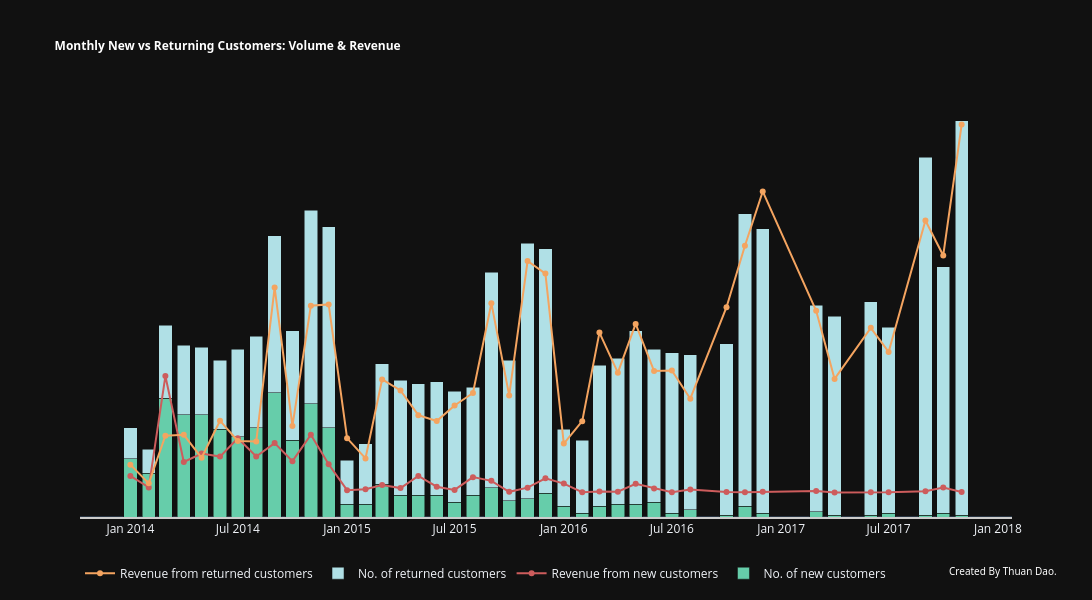

This figure's notebook cell:
### Code cell
def plot_new_vs_returning_customers(
    df=data_timeseries,
    new_count_col="new_cus_count",
    new_value_col="new_cus_sales",
    return_count_col="return_cus_count",
    return_value_col="return_cus_sales",
    title="Monthly New vs Returning Customers: Volume & Revenue",
    name = "Revenue"
):
    """
    Plot monthly new vs returning customers:
    - Bar chart: number of customers
    - Line chart: revenue/quantity/discount/profit/spend
    using dual y-axes.
    """

    fig = go.Figure()

    # New customers - count (bar)
    fig.add_trace(
        go.Bar(
            x = df["year_month"].astype(str),
            y = df[new_count_col],
            name = "No. of new customers",
            marker_color = "mediumaquamarine"
        )
    )

    # New customers - revenue/quantity/discount/profit/spend (line)
    fig.add_trace(
        go.Scatter(
            x = df["year_month"].astype(str),
            y = df[new_value_col],
            name = f"{name} from new customers",
            yaxis = "y2",
            marker_color = "indianred",
            mode="lines+markers"
        )
    )

    # Returning customers - count (bar)
    fig.add_trace(
        go.Bar(
            x = df["year_month"].astype(str),
            y = df[return_count_col],
            name = "No. of returned customers",
            marker_color = "powderblue"
        )
    )

    # Returning customers - revenue/quantity/discount/profit/spend (line)
    fig.add_trace(
        go.Scatter(
            x = df["year_month"].astype(str),
            y = df[return_value_col],
            name = f"{name} from returned customers",
            yaxis = "y2",
            marker_color = "sandybrown",
            mode="lines+markers"
        )
    )

    # Layout
    fig.update_layout(
        title=dict(text=f"<b>{title}</b>", font=dict(size=12, family="Segoe UI", color="white")),
        barmode = "stack",
        yaxis = dict(side = "left", showgrid = False, zeroline = True, showline = False, showticklabels = False),
        yaxis2 = dict(side = "right", overlaying = "y", showgrid = False, zeroline = False, showline = False, showticklabels = False),
        xaxis = dict(showline = True, linecolor = "rgb(204, 204, 204)", linewidth = 2),
        legend = dict(orientation="h"),
        hovermode = "x unified",
        annotations=[dict(text="Created By Thuan Dao.", xref="paper", yref="paper", x=1.05, y=-0.15, 
        showarrow=False, font=dict(size=10, color="white", family="Segoe UI"))],
        template="plotly_dark",
        width=1500,
        height=600
    )
    fig.show()

# Sales
plot_new_vs_returning_customers()

### Figure 1 — Plotly figure (JSON) as saved in the notebook; plotly's stock layout.template omitted (floating-point values rounded to 4 significant figures)
{"data": [{"marker": {"color": "mediumaquamarine"}, "name": "No. of new customers", "type": "bar", "x": ["2014-01", "2014-02", "2014-03", "2014-04", "2014-05", "2014-06", "2014-07", "2014-08", "2014-09", "2014-10", "2014-11", "2014-12", "2015-01", "2015-02", "2015-03", "2015-04", "2015-05", "2015-06", "2015-07", "2015-08", "2015-09", "2015-10", "2015-11", "2015-12", "2016-01", "2016-02", "2016-03", "2016-04", "2016-05", "2016-06", "2016-07", "2016-08", "2016-10", "2016-11", "2016-12", "2017-03", "2017-04", "2017-06", "2017-07", "2017-09", "2017-10", "2017-11"], "y": [32, 24, 65, 56, 56, 48, 44, 49, 68, 42, 62, 49, 7, 7, 18, 12, 12, 12, 8, 12, 16, 9, 10, 13, 6, 2, 6, 7, 7, 8, 2, 4, 1, 6, 2, 3, 1, 1, 2, 1, 2, 1]}, {"marker": {"color": "indianred"}, "mode": "lines+markers", "name": "Revenue from new customers", "type": "scatter", "x": ["2014-01", "2014-02", "2014-03", "2014-04", "2014-05", "2014-06", "2014-07", "2014-08", "2014-09", "2014-10", "2014-11", "2014-12", "2015-01", "2015-02", "2015-03", "2015-04", "2015-05", "2015-06", "2015-07", "2015-08", "2015-09", "2015-10", "2015-11", "2015-12", "2016-01", "2016-02", "2016-03", "2016-04", "2016-05", "2016-06", "2016-07", "2016-08", "2016-10", "2016-11", "2016-12", "2017-03", "2017-04", "2017-06", "2017-07", "2017-09", "2017-10", "2017-11"], "y": [5307.0, 1611.0, 37430.0, 9779.0, 12510.0, 11530.0, 17410.0, 11540.0, 15860.0, 10050.0, 18550.0, 9058.0, 723.6, 1016.0, 2370.0, 1390.0, 5276.0, 1834.0, 809.8, 4912.0, 3722.0, 191.2, 1538.0, 4531.0, 2834.0, 46.54, 309.9, 232.0, 2797.0, 1283.0, 57.88, 974.2, 98.16, 61.96, 188.1, 458.7, 4.419, 47.98, 73.99, 395.9, 1548.0, 128.1], "yaxis": "y2"}, {"marker": {"color": "powderblue"}, "name": "No. of returned customers", "type": "bar", "x": ["2014-01", "2014-02", "2014-03", "2014-04", "2014-05", "2014-06", "2014-07", "2014-08", "2014-09", "2014-10", "2014-11", "2014-12", "2015-01", "2015-02", "2015-03", "2015-04", "2015-05", "2015-06", "2015-07", "2015-08", "2015-09", "2015-10", "2015-11", "2015-12", "2016-01", "2016-02", "2016-03", "2016-04", "2016-05", "2016-06", "2016-07", "2016-08", "2016-10", "2016-11", "2016-12", "2017-03", "2017-04", "2017-06", "2017-07", "2017-09", "2017-10", "2017-11"], "y": [17, 13, 40, 38, 37, 38, 48, 50, 86, 60, 106, 110, 24, 33, 66, 63, 61, 62, 61, 59, 118, 77, 140, 134, 42, 40, 77, 80, 95, 84, 88, 85, 94, 160, 156, 113, 109, 117, 102, 196, 135, 216]}, {"marker": {"color": "sandybrown"}, "mode": "lines+markers", "name": "Revenue from returned customers", "type": "scatter", "x": ["2014-01", "2014-02", "2014-03", "2014-04", "2014-05", "2014-06", "2014-07", "2014-08", "2014-09", "2014-10", "2014-11", "2014-12", "2015-01", "2015-02", "2015-03", "2015-04", "2015-05", "2015-06", "2015-07", "2015-08", "2015-09", "2015-10", "2015-11", "2015-12", "2016-01", "2016-02", "2016-03", "2016-04", "2016-05", "2016-06", "2016-07", "2016-08", "2016-10", "2016-11", "2016-12", "2017-03", "2017-04", "2017-06", "2017-07", "2017-09", "2017-10", "2017-11"], "y": [8929.0, 2908.0, 18260.0, 18520.0, 11130.0, 23070.0, 16530.0, 16370.0, 65920.0, 21400.0, 60080.0, 60490.0, 17450.0, 10940.0, 36360.0, 32800.0, 24860.0, 22960.0, 27960.0, 31990.0, 60870.0, 31210.0, 74430.0, 70390.0, 15710.0, 22930.0, 51410.0, 38520.0, 54190.0, 39060.0, 39200.0, 30140.0, 59590.0, 79350.0, 96810.0, 58410.0, 36520.0, 52930.0, 45190.0, 87470.0, 76230.0, 118300.0], "yaxis": "y2"}], "layout": {"annotations": [{"font": {"color": "white", "family": "Segoe UI", "size": 10}, "showarrow": false, "text": "Created By Thuan Dao.", "x": 1.05, "xref": "paper", "y": -0.15, "yref": "paper"}], "barmode": "stack", "height": 600, "hovermode": "x unified", "legend": {"orientation": "h"}, "title": {"font": {"color": "white", "family": "Segoe UI", "size": 12}, "text": "<b>Monthly New vs Returning Customers: Volume & Revenue</b>"}, "width": 1500, "xaxis": {"linecolor": "rgb(204, 204, 204)", "linewidth": 2, "showline": true}, "yaxis": {"showgrid": false, "showline": false, "showticklabels": false, "side": "left", "zeroline": true}, "yaxis2": {"overlaying": "y", "showgrid": false, "showline": false, "showticklabels": false, "side": "right", "zeroline": false}}}
